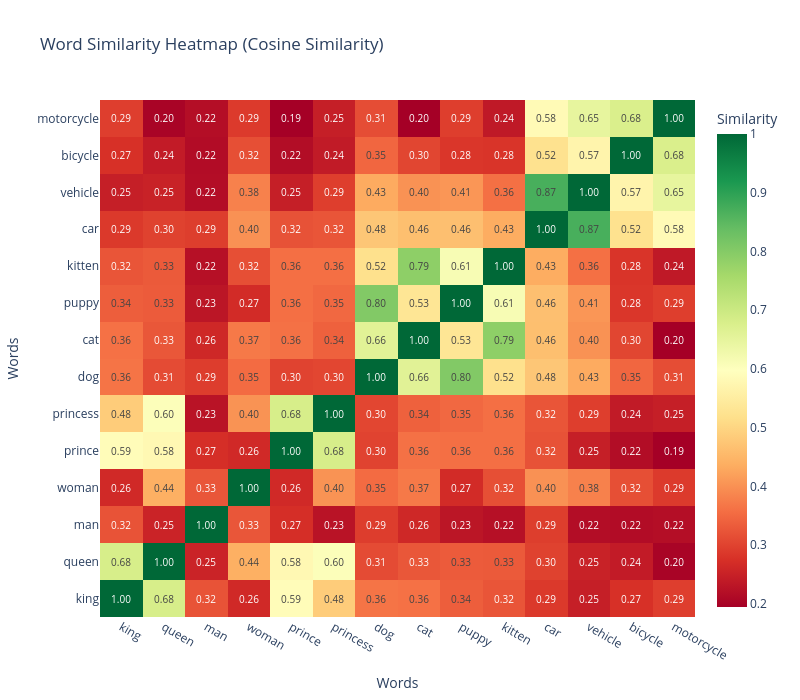

Here is the notebook cell this chart was saved with:
### Markdown cell above
### Example: Compare All Words

The code below generates a heatmap that shows all pairwise similarities at once. Use the cell below to zoom in on any specific pair.

### Code cell
# Compute pairwise cosine similarity and plot as a heatmap
similarity_matrix = cosine_similarity(word_embeddings)

fig = go.Figure(data=go.Heatmap(
    z=similarity_matrix,
    x=words,
    y=words,
    colorscale='RdYlGn',
    texttemplate='%{z:.2f}',
    textfont={"size": 10},
    hovertemplate='Word A: %{y}<br>Word B: %{x}<br>Similarity: %{z:.2f}<extra></extra>',
    hoverongaps=False,
    colorbar=dict(title="Similarity")
))

fig.update_layout(
    title='Word Similarity Heatmap (Cosine Similarity)',
    xaxis_title='Words',
    yaxis_title='Words',
    width=800,
    height=700
)

fig.show()

### Figure 1 — Plotly figure (JSON) as saved in the notebook; plotly's stock layout.template omitted (floating-point values rounded to 4 significant figures; data arrays with more than 128 entries replaced by an {"elided": "..."} marker saying what was removed)
{"data": [{"colorbar": {"title": {"text": "Similarity"}}, "colorscale": [[0, "rgb(165,0,38)"], [0.1, "rgb(215,48,39)"], [0.2, "rgb(244,109,67)"], [0.3, "rgb(253,174,97)"], [0.4, "rgb(254,224,139)"], [0.5, "rgb(255,255,191)"], [0.6, "rgb(217,239,139)"], [0.7, "rgb(166,217,106)"], [0.8, "rgb(102,189,99)"], [0.9, "rgb(26,152,80)"], [1, "rgb(0,104,55)"]], "hoverongaps": false, "hovertemplate": "Word A: %{y}<br>Word B: %{x}<br>Similarity: %{z:.2f}<extra></extra>", "textfont": {"size": 10}, "texttemplate": "%{z:.2f}", "type": "heatmap", "x": ["king", "queen", "man", "woman", "prince", "princess", "dog", "cat", "puppy", "kitten", "car", "vehicle", "bicycle", "motorcycle"], "y": ["king", "queen", "man", "woman", "prince", "princess", "dog", "cat", "puppy", "kitten", "car", "vehicle", "bicycle", "motorcycle"], "z": {"elided": "14x14 float values"}}], "layout": {"height": 700, "title": {"text": "Word Similarity Heatmap (Cosine Similarity)"}, "width": 800, "xaxis": {"title": {"text": "Words"}}, "yaxis": {"title": {"text": "Words"}}}}
